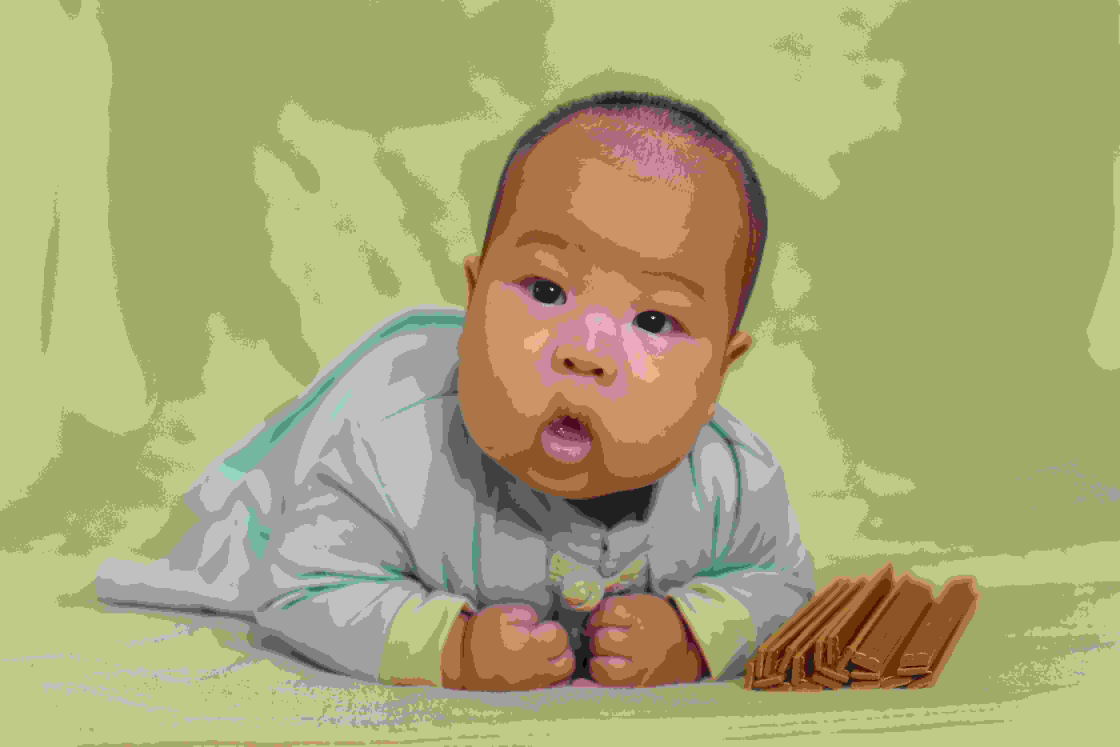
#> input picture extend_image/001_compress.jpg, 6720 x 4480 px, given in place of 001.jpg, which was not available (shown at 1/6 size)
$ python PIL_IMAGE_COMPRESS.py   (older library calls are emulated)
#> lines starting #> are read from the running program, lines starting #| are printed output that depends on the picture
# !/usr/bin/python3
# -*- coding: utf-8 -*-
# Copyright (c) zhaojianwei
# Email: 836875692@qq.com
from PIL import Image
import os
# https://pillow.readthedocs.io/en/stable/deprecations.html


def get_size(file):
    # 获取文件大小:KB
    size = os.path.getsize(file)
    return size / 1024


def get_outfile(infile, outfile):
    if outfile:
        return outfile
    name, suffix = os.path.splitext(infile)
    outfile = '{}-out{}'.format(name, suffix)
    return outfile


def compress_image(infile, outfile='', mb=150, step=10, quality=80):
    """不改变图片尺寸压缩到指定大小
    :param infile: 压缩源文件
    :param outfile: 压缩文件保存地址
    :param mb: 压缩目标，KB
    :param step: 每次调整的压缩比率
    :param quality: 初始压缩比率
    :return: 压缩文件地址，压缩文件大小
    """
    o_size = get_size(infile)
    if o_size <= mb:
        return infile
    outfile = get_outfile(infile, outfile)
    while o_size > mb:
        im = Image.open(infile)
        im.save(outfile, quality=quality)
        if quality - step < 0:
            break
        quality -= step
        o_size = get_size(outfile)
    return outfile, get_size(outfile)


def resize_image(infile, outfile='', x_s=100):
    """修改图片尺寸
    :param infile: 图片源文件
    :param outfile: 重设尺寸文件保存地址
    :param x_s: 设置的宽度
    :return:
    """
#> called with infile = '001.jpg', outfile = '001_resize.jpg', x_s = 100
    im = Image.open(infile)
#> im is the input picture: PIL image 6720x4480 RGB; mean R, G, B 168.9, 167.8, 116.5
    x, y = im.size
#> x = 6720; y = 4480
    y_s = int(y * x_s / x)
#> y_s = 66
    out = im.resize((x_s, y_s), Image.ANTIALIAS)
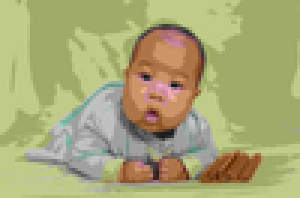
#> out: PIL image 100x66 RGB (shown 3 times larger); mean R, G, B 168.9, 167.8, 116.5
    outfile = get_outfile(infile, outfile)
    out.save(outfile)


if __name__ == '__main__':
    # compress_image(r'001.jpg',  outfile='001_compress.jpg')
    resize_image(r'001.jpg',  outfile='001_resize.jpg', x_s=100)

$ run again, on extend_image/001水印.jpg
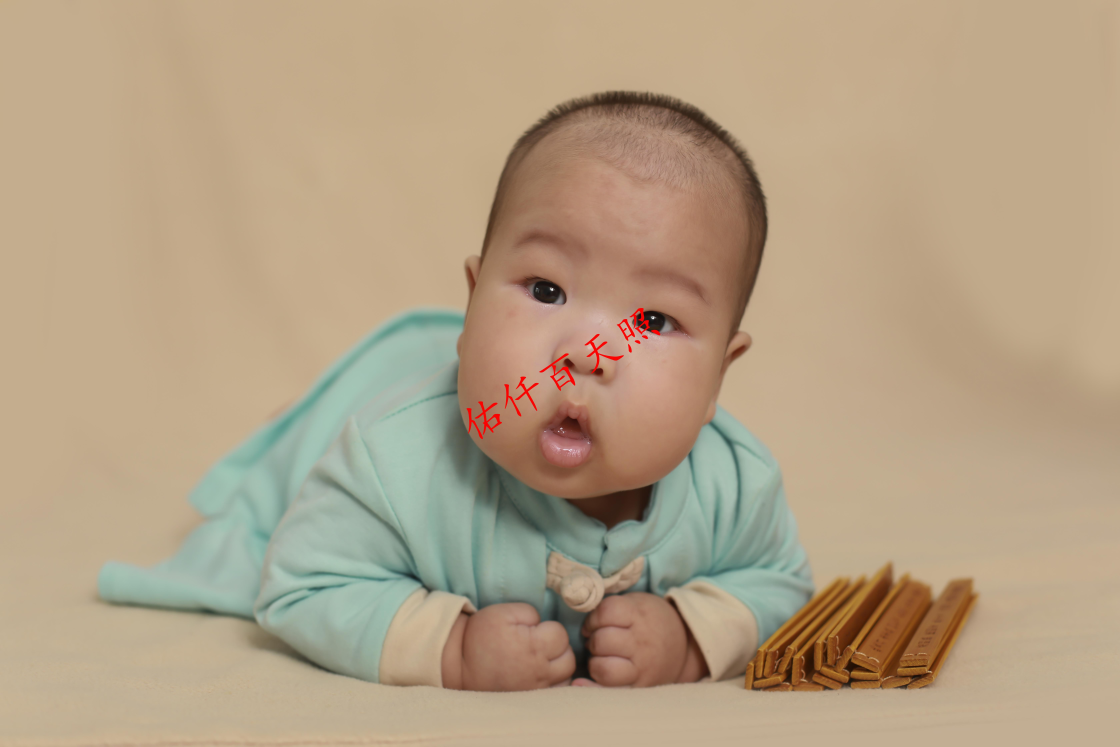
#> input picture extend_image/001水印.jpg, 6720 x 4480 px, given in place of 001.jpg, which was not available (shown at 1/6 size)
#> in resize_image, im is the input picture: PIL image 6720x4480 RGB; mean R, G, B 179.6, 159.8, 132.9
#> in resize_image, `out = im.resize((x_s, y_s), Image.ANTIALIAS)`:
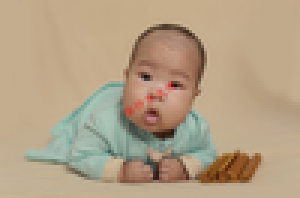
#> out: PIL image 100x66 RGB (shown 3 times larger); mean R, G, B 179.7, 159.8, 132.9
